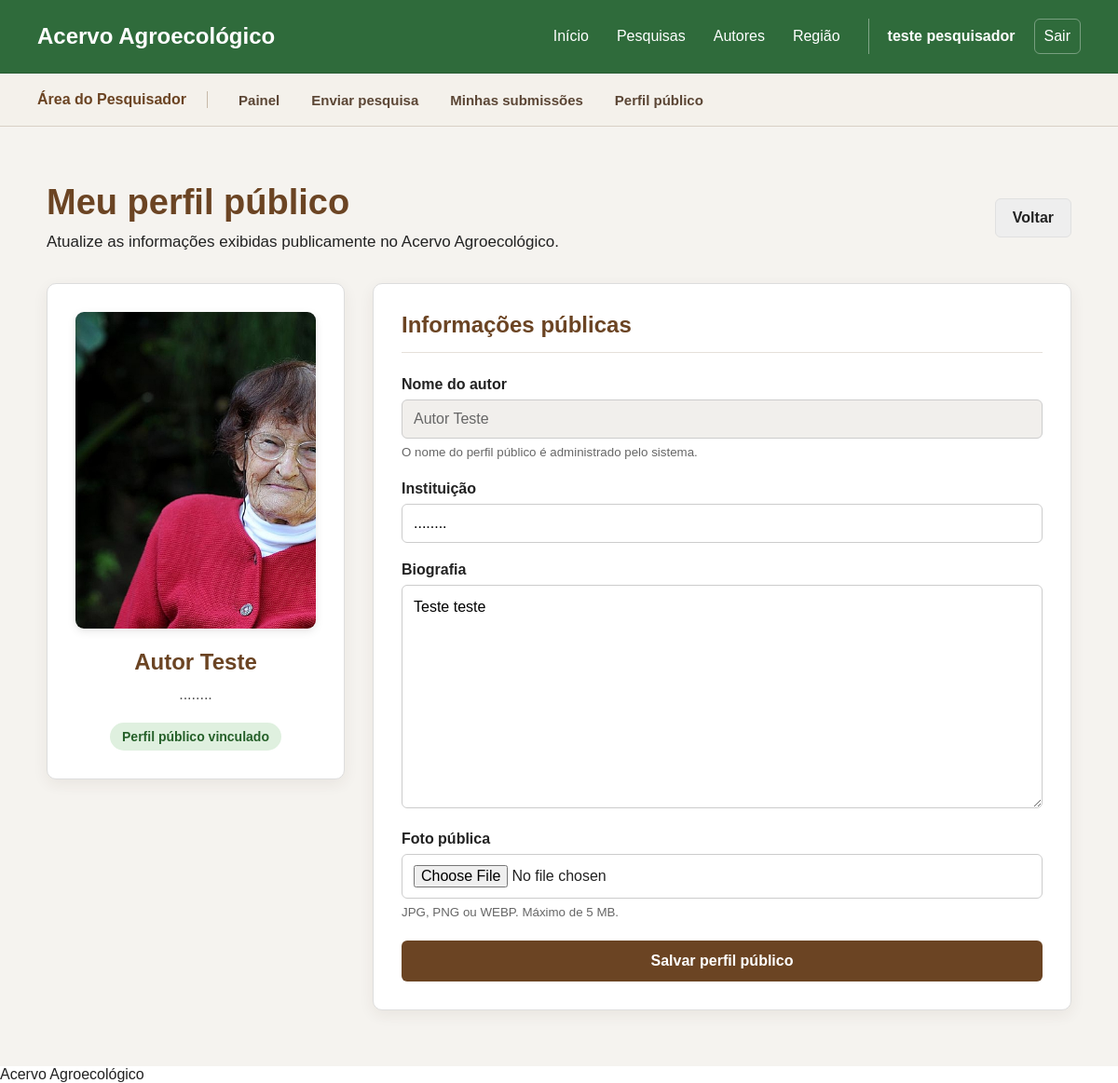
The app's page /pesquisador/perfilPublico.php (signed in) with its own data.
### tables this page shows
CREATE TABLE `autores` (
  `id` int(11) NOT NULL,
  `usuario_id` int(11) DEFAULT NULL,
  `nome` varchar(150) NOT NULL,
  `foto` varchar(255) DEFAULT NULL,
  `biografia` text DEFAULT NULL,
  `instituicao` varchar(150) DEFAULT NULL
);

### pesquisador/perfilPublico.php (the view, shortened to what this page needs)
<?php
require_once "../includes/conexao.php";
$usuarioId = $_SESSION["usuario_id"];
$sqlAutor = "
    SELECT
        id,
        usuario_id,
        nome,
        foto,
        biografia,
        instituicao
    FROM autores
    WHERE usuario_id = ?
    LIMIT 1
";
$stmtAutor = $conn->prepare($sqlAutor);
$stmtAutor->bind_param(
    "i",
    $usuarioId
);
$stmtAutor->execute();
$resultadoAutor =
    $stmtAutor->get_result();
    ?>
    <?php
$autor =
    $resultadoAutor->fetch_assoc();
require_once "../includes/header.php";
require_once "../includes/menu.php";
?>
<main class="pagina-perfil-publico">
    <section class="conteudo-perfil-publico">
        <div class="cabecalho-perfil-publico">
            <div>
                <h1>Meu perfil público</h1>
                <p>
                    Atualize as informações exibidas
                    publicamente no Acervo Agroecológico.
                </p>
            </div>
            <a
                href="dashboard.php"
                class="botao-voltar-perfil-publico"
            >
                Voltar
            </a>
        </div>
        <div class="perfil-publico-grid">
            <aside class="visualizacao-perfil-publico">
                <?php if (!empty($autor["foto"])) : ?>
                    <img
                        src="<?php
                        echo htmlspecialchars(
                            $autor["foto"]
                        );
                        ?>"
                        alt="<?php
                        echo htmlspecialchars(
                            $autor["nome"]
                        );
                        ?>"
                        class="foto-perfil-publico"
                    >
                <?php endif; ?>
                <h2>
                    <?php
                    echo htmlspecialchars(
                        $autor["nome"]
                    );
                    ?>
                </h2>
                <?php
                if (!empty($autor["instituicao"])) :
                ?>
                    <p class="instituicao-perfil-publico">
                        <?php
                        echo htmlspecialchars(
                            $autor["instituicao"]
                        );
                        ?>
                    </p>
                <?php endif; ?>
                <span class="perfil-publico-status">
                    Perfil público vinculado
                </span>
            </aside>
            <section class="formulario-perfil-publico">
                <h2>Informações públicas</h2>
                <form
                    method="POST"
                    enctype="multipart/form-data"
                >
                    <div class="campo-perfil-publico">
                        <label>
                            Nome do autor
                        </label>
                        <input
                            type="text"
                            value="<?php
                            echo htmlspecialchars(
                                $autor["nome"]
                            );
                            ?>"
                            disabled
                        >
                        <small>
                            O nome do perfil público é
                            administrado pelo sistema.
                        </small>
                    </div>
                    <div class="campo-perfil-publico">
                        <label for="instituicao">
                            Instituição
                        </label>
                        <input
                            type="text"
                            name="instituicao"
                            id="instituicao"
                            value="<?php
                            echo htmlspecialchars(
                                $autor["instituicao"] ?? ""
                            );
                            ?>"
                            placeholder="Informe sua instituição"
                        >
                    </div>
                    <div class="campo-perfil-publico">
                        <label for="biografia">
                            Biografia
                        </label>
                        <textarea
                            name="biografia"
                            id="biografia"
                            rows="9"
                            placeholder="Escreva uma breve apresentação profissional ou acadêmica."
                        ><?php
                        echo htmlspecialchars(
                            $autor["biografia"] ?? ""
                        );
                        ?></textarea>
                    </div>
                    <div class="campo-perfil-publico">
                        <label for="foto">
                            Foto pública
                        </label>
                        <input
                            type="file"
                            name="foto"
                            id="foto"
                            accept=".jpg,.jpeg,.png,.webp"
                        >
                        <small>
                            JPG, PNG ou WEBP.
                            Máximo de 5 MB.
                        </small>
                    </div>
                    <button
                        type="submit"
                        class="botao-salvar-perfil-publico"
                    >
                        Salvar perfil público
                    </button>
                </form>
            </section>
        </div>
    </section>
</main>
<?php
require_once "../includes/footer.php";
?>

### css/style.css (style rules this page uses)
* { margin: 0; padding: 0; box-sizing: border-box; }
body { font-family: Arial, sans-serif; background-color: #ffffff; color: #222222; }

### css/perfilPublico.css (style rules this page uses)
.pagina-perfil-publico { min-height: calc(100vh - 80px); padding: 60px 30px; background-color: #f5f3ef; }
.conteudo-perfil-publico { width: 100%; max-width: 1100px; margin: 0 auto; }
.cabecalho-perfil-publico { display: flex; justify-content: space-between; align-items: center; gap: 20px; margin-bottom: 32px; }
.cabecalho-perfil-publico h1 { margin-bottom: 7px; color: #6b4423; font-size: 38px; line-height: 1.15; }
.cabecalho-perfil-publico p { font-size: 17px; line-height: 1.5; }
.botao-voltar-perfil-publico { display: inline-flex; align-items: center; justify-content: center; min-height: 42px; padding: 0 18px; background-color: #eeeeee; color: #222222; border: 1px solid #e0e0e0; border-radius: 6px; font-weight: bold; text-decoration: none; transition: background-color 0.2s ease, border-color 0.2s ease, transform 0.2s ease; }
.perfil-publico-grid { display: grid; grid-template-columns: 320px minmax(0, 1fr); gap: 30px; align-items: start; }
.visualizacao-perfil-publico, .formulario-perfil-publico { padding: 30px; background-color: #ffffff; border: 1px solid #dddddd; border-radius: 10px; box-shadow: 0 5px 16px rgba(70, 48, 31, 0.07); }
.visualizacao-perfil-publico { text-align: center; transition: box-shadow 0.2s ease, border-color 0.2s ease; }
.foto-perfil-publico { width: 100%; height: 340px; display: block; margin-bottom: 22px; border-radius: 9px; object-fit: cover; box-shadow: 0 3px 10px rgba(0, 0, 0, 0.10); }
.visualizacao-perfil-publico h2 { margin-bottom: 8px; color: #6b4423; line-height: 1.2; }
.instituicao-perfil-publico { margin-bottom: 18px; color: #4d4d4d; line-height: 1.5; }
.perfil-publico-status { display: inline-block; padding: 7px 13px; background-color: #dff0df; color: #256029; border-radius: 20px; font-size: 14px; font-weight: bold; }
.formulario-perfil-publico h2 { margin-bottom: 25px; padding-bottom: 15px; color: #6b4423; border-bottom: 1px solid #e5e0da; }
.campo-perfil-publico { margin-bottom: 20px; }
.campo-perfil-publico label { display: block; margin-bottom: 7px; font-weight: bold; }
.campo-perfil-publico input, .campo-perfil-publico textarea { width: 100%; box-sizing: border-box; padding: 11px 12px; background-color: #ffffff; border: 1px solid #cccccc; border-radius: 6px; font-family: Arial, sans-serif; font-size: 16px; outline: none; transition: border-color 0.2s ease, box-shadow 0.2s ease, background-color 0.2s ease; }
.campo-perfil-publico textarea { resize: vertical; min-height: 130px; line-height: 1.5; }
.campo-perfil-publico input:disabled { background-color: #f1efec; color: #666666; cursor: not-allowed; }
.campo-perfil-publico small { display: block; margin-top: 6px; color: #666666; line-height: 1.4; }
.botao-salvar-perfil-publico { width: 100%; padding: 13px; border: none; border-radius: 6px; background-color: #6b4423; color: #ffffff; font-size: 16px; font-weight: bold; cursor: pointer; transition: background-color 0.2s ease, box-shadow 0.2s ease; }

### records on screen
autores: foto (picture), nome "Autor Teste", instituicao "........", biografia "Teste teste"

### other values on screen
$_SESSION["usuario_nome"] "teste pesquisador"
